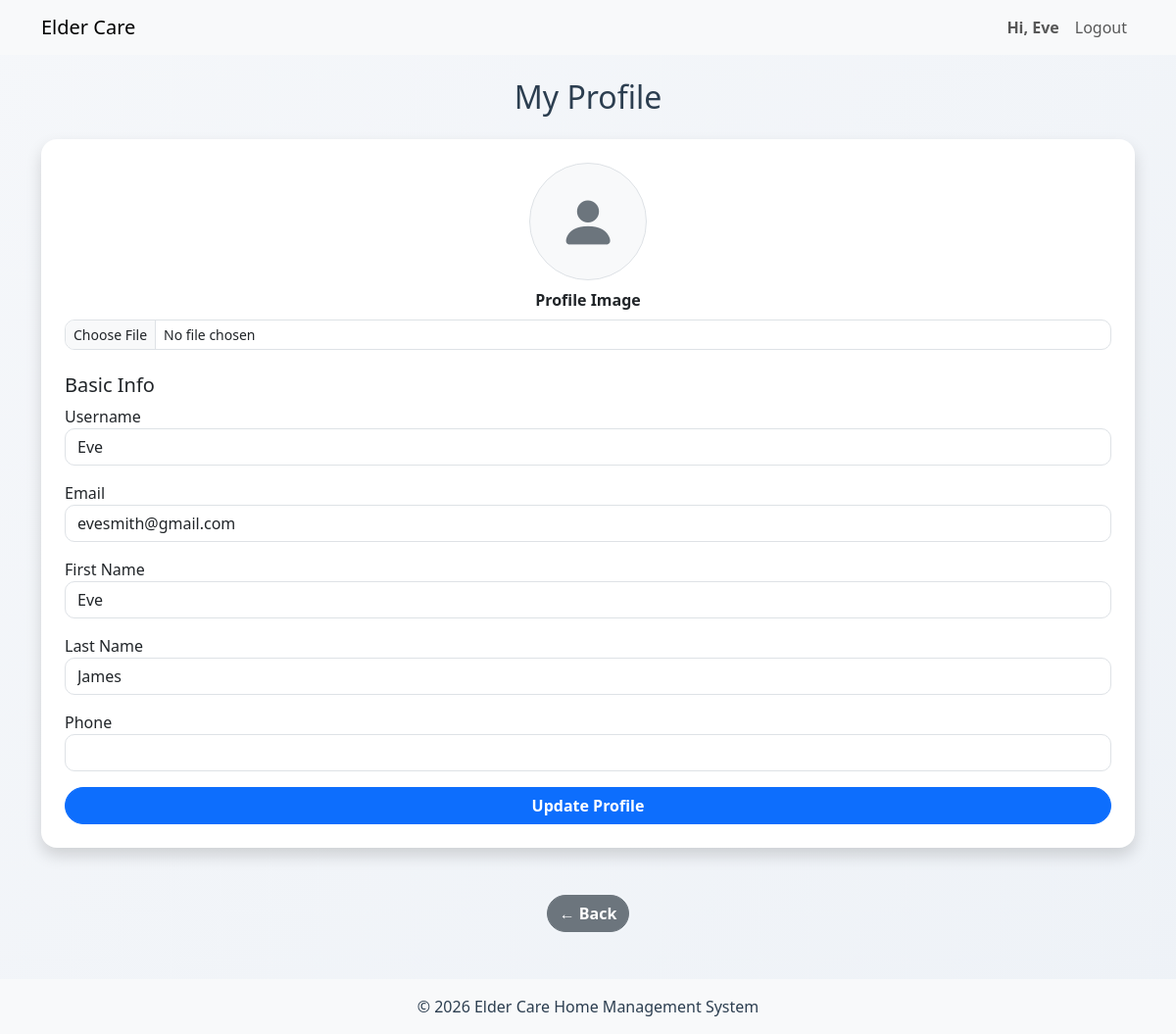
The app's page /caregivers/profile.php (signed in), older data.
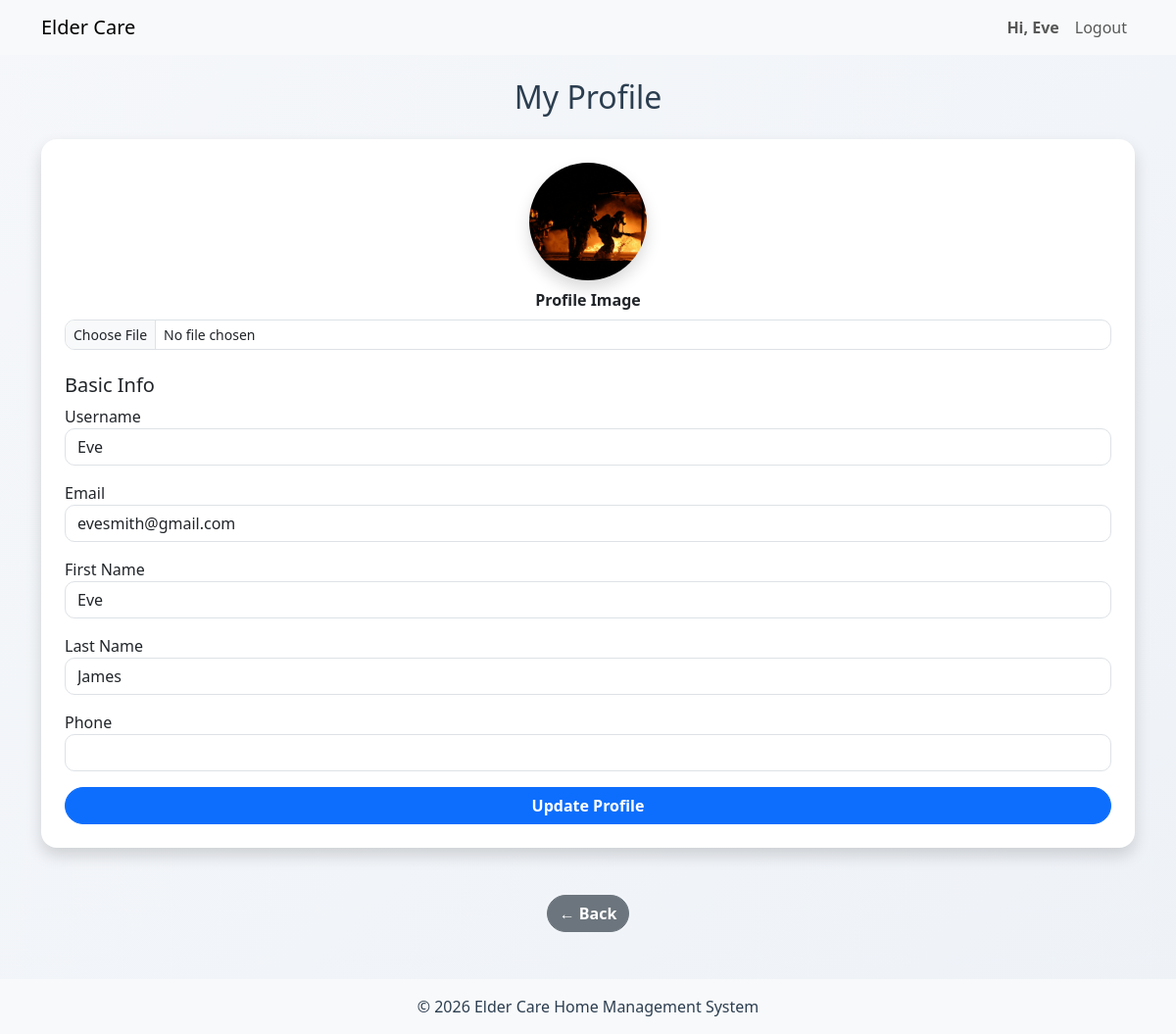
The same page, newer data.
### tables this page shows
CREATE TABLE `caregiver` (
  `empID` int(8) UNSIGNED NOT NULL,
  `user_id` int(11) NOT NULL,
  `phone` varchar(15) DEFAULT NULL,
  `fname` varchar(50) DEFAULT NULL,
  `lname` varchar(50) DEFAULT NULL,
  `profilePhoto` text DEFAULT NULL
);

CREATE TABLE `users` (
  `user_id` int(11) NOT NULL,
  `username` varchar(20) NOT NULL,
  `email` text NOT NULL,
  `password_hash` text NOT NULL,
  `role` enum('admin','family','caregiver','resident') NOT NULL DEFAULT 'family',
  `is_verified` tinyint(4) UNSIGNED NOT NULL DEFAULT 0,
  `created_at` timestamp NOT NULL DEFAULT current_timestamp()
);

### caregivers/profile.php (the view, shortened to what this page needs)
<?php
include '../includes/header.php';
$stmt = $conn->prepare("
    SELECT c.*, u.email, u.username
    FROM caregiver c
    JOIN users u ON c.user_id = u.user_id
    WHERE c.user_id = ?
");
$stmt->execute([$_SESSION['user_id']]);
$caregiver = $stmt->fetch();
?>
<div class="container py-4">
    <h2 class="text-center mb-4">My Profile</h2>
    <form method="POST" enctype="multipart/form-data" class="card shadow p-4">
        <div class="text-center mb-4">
            <?php if(!empty($caregiver['profilePhoto']) && file_exists("../uploads/caregivers/".$caregiver['profilePhoto'])): ?>
                <img src="../uploads/caregivers/<?= htmlspecialchars($caregiver['profilePhoto']) ?>"
                     class="rounded-circle shadow"
                     style="width:120px;height:120px;object-fit:cover;">
            <?php else: ?>
                <div class="rounded-circle bg-light border d-inline-flex justify-content-center align-items-center"
                     style="width:120px;height:120px;">
                    <i class="bi bi-person-fill" style="font-size:60px;color:#6c757d;"></i>
                </div>
            <?php endif; ?>
            <div class="mt-2">
                <label class="form-label"><strong>Profile Image</strong></label>
                <input type="file" name="profileImage" class="form-control form-control-sm">
            </div>
        </div>
        <h5>Basic Info</h5>
        <div class="mb-3">
            <label>Username</label>
            <input type="text" class="form-control"
                value="<?= htmlspecialchars($caregiver['username'] ?? '') ?>" readonly>
        </div>
        <div class="mb-3">
            <label>Email</label>
            <input type="email" name="email" class="form-control"
                value="<?= htmlspecialchars($caregiver['email'] ?? '') ?>" required>
        </div>
        <div class="mb-3">
            <label>First Name</label>
            <input type="text" name="fname" class="form-control"
                value="<?= htmlspecialchars($caregiver['fname'] ?? '') ?>" required>
        </div>
        <div class="mb-3">
            <label>Last Name</label>
            <input type="text" name="lname" class="form-control"
                value="<?= htmlspecialchars($caregiver['lname'] ?? '') ?>" required>
        </div>
        <div class="mb-3">
            <label>Phone</label>
            <input type="text" name="phone" class="form-control"
                value="<?= htmlspecialchars($caregiver['phone'] ?? '') ?>">
        </div>
        <button type="submit" name="update_profile" class="btn btn-primary w-100">
            Update Profile
        </button>
    </form>
</div>
<div class="text-center mt-4">
    <a href="dashboard.php" class="btn btn-secondary">← Back</a>
</div>
<?php include '../includes/footer.php'; ?>

Row changes from the older to the newer data that the page shows:
changed caregiver "Eve": profilePhoto: picture added
